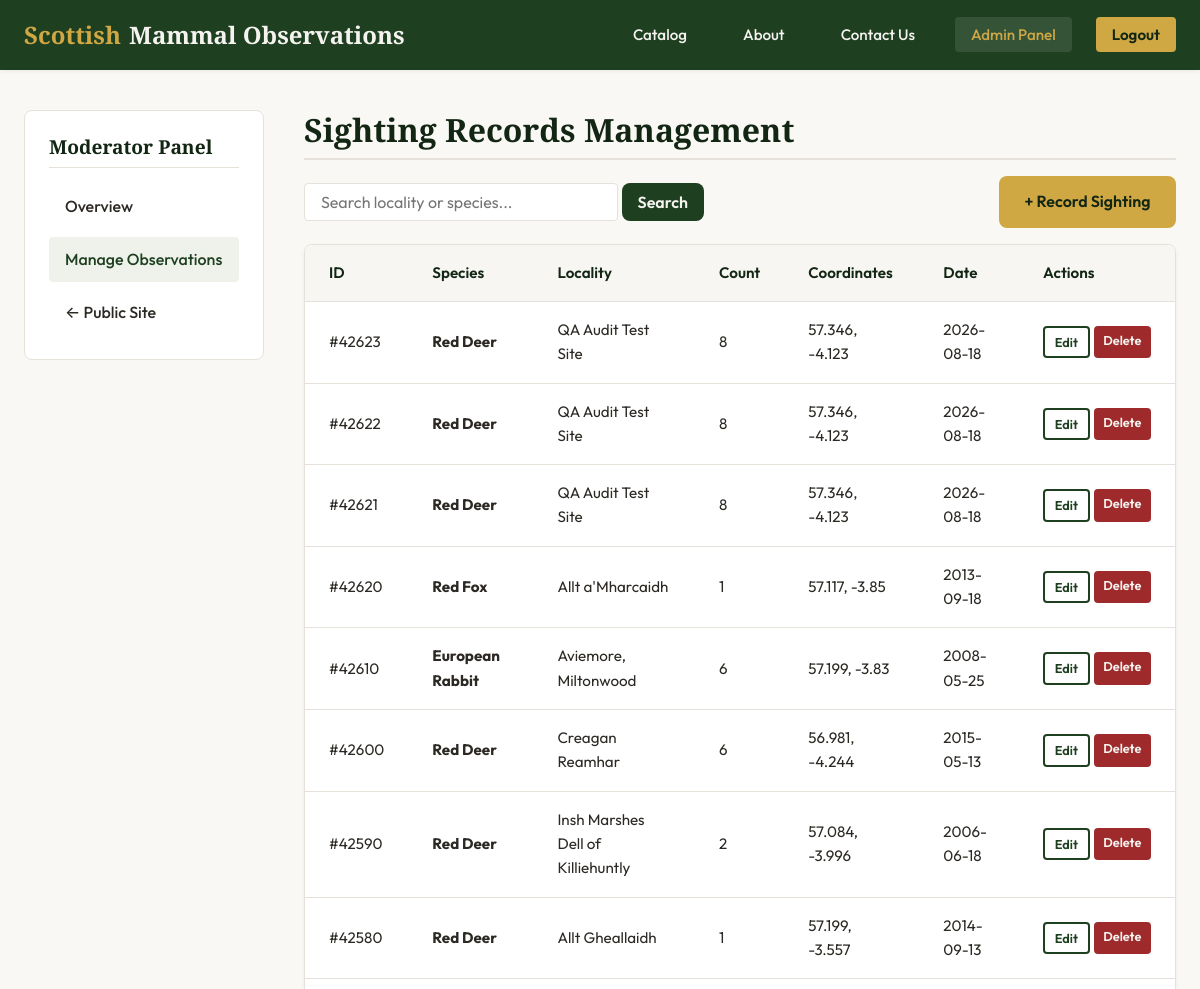
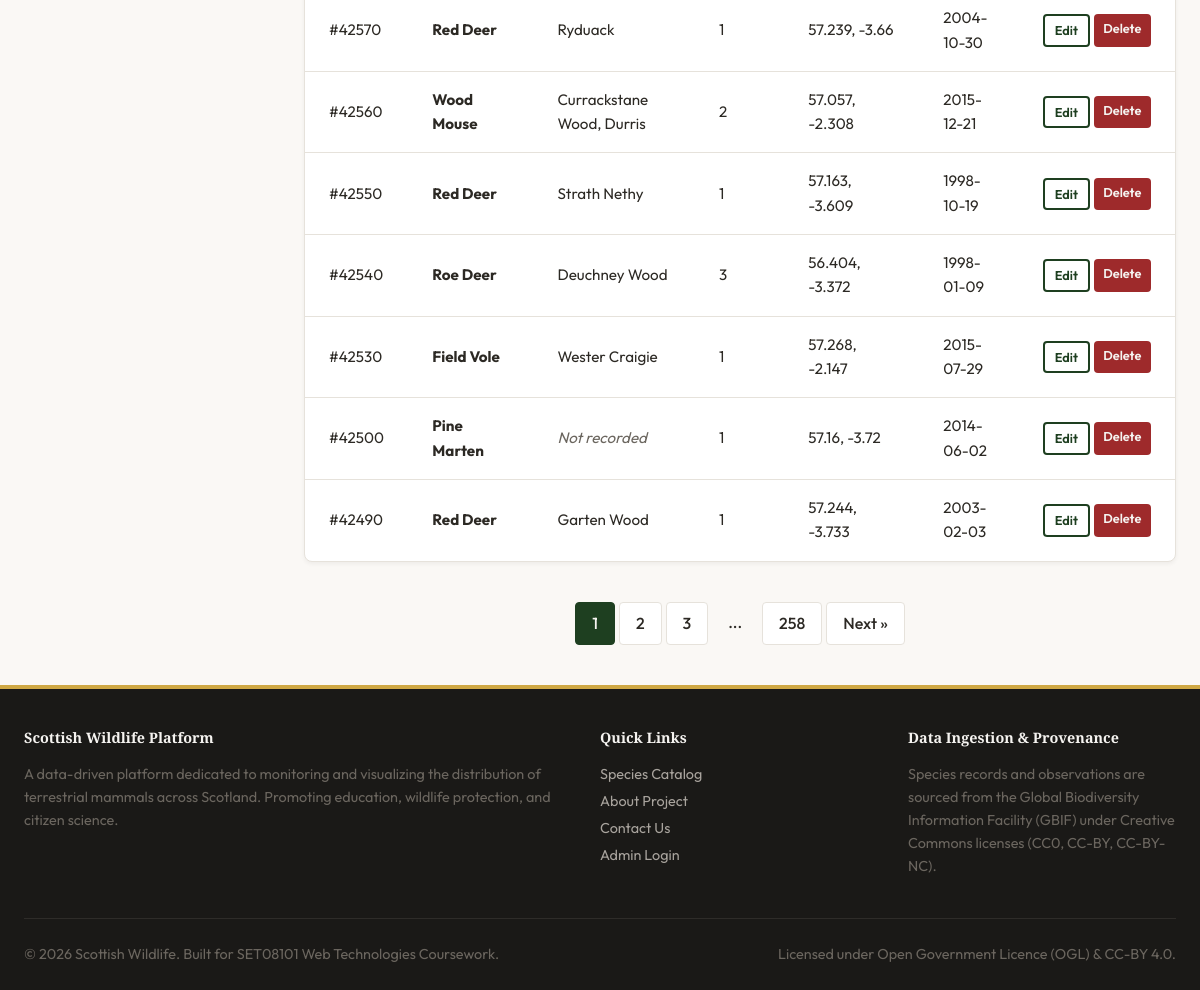
/admin/observations.php (signed in), run on the app's committed database (2 pictures, top to bottom).
### tables this page shows
CREATE TABLE `observations` (
  `id` int NOT NULL AUTO_INCREMENT,
  `locality` varchar(255) DEFAULT NULL COMMENT 'Location name or description',
  `individual_count` int DEFAULT NULL COMMENT 'Number of individuals observed',
  `latitude` decimal(10,6) DEFAULT NULL COMMENT 'Decimal latitude (WGS84)',
  `longitude` decimal(10,6) DEFAULT NULL COMMENT 'Decimal longitude (WGS84)',
  `gbif_species_key` int DEFAULT NULL COMMENT 'GBIF species identifier - foreign key to SPECIES table',
  `observation_date` date DEFAULT NULL,
  PRIMARY KEY (`id`),
  KEY `idx_gbif_key` (`gbif_species_key`),
  KEY `idx_location` (`latitude`,`longitude`),
  CONSTRAINT `fk_species` FOREIGN KEY (`gbif_species_key`) REFERENCES `species` (`gbif_species_key`)
);

CREATE TABLE `species` (
  `gbif_species_key` int NOT NULL COMMENT 'GBIF (Global Biodiversity Information Facility) species identifier',
  `species_name` varchar(100) NOT NULL COMMENT 'Scientific name of the species',
  `common_name` varchar(100) DEFAULT NULL COMMENT 'Common English name',
  `iucn_red_list_category` varchar(10) DEFAULT NULL COMMENT 'IUCN Red List conservation status code',
  `body_mass_kg` decimal(10,3) DEFAULT NULL COMMENT 'Typical body mass in kilograms',
  `dietary_category` varchar(50) DEFAULT NULL COMMENT 'Primary dietary classification (Herbivore, Carnivore, Omnivore, Insectivore, Piscivore)',
  `uk_protection_status` varchar(255) DEFAULT NULL COMMENT 'UK legal protection status and relevant legislation',
  `habitat` varchar(100) DEFAULT NULL COMMENT 'Primary habitat types',
  `image_url` varchar(500) DEFAULT NULL,
  PRIMARY KEY (`gbif_species_key`),
  KEY `idx_species_name` (`species_name`),
  KEY `idx_dietary_category` (`dietary_category`),
  KEY `idx_iucn_category` (`iucn_red_list_category`)
);

### includes/config.php (called while the page is built, shortened)
<?php
function e($string) {
    return htmlspecialchars($string, ENT_QUOTES, 'UTF-8');
}

### admin/observations.php (the view, shortened to what this page needs)
<?php
$pdo = getDbConnection();
$limit = 15;
$page = isset($_GET['page']) && is_numeric($_GET['page']) ? (int)$_GET['page'] : 1;
$offset = ($page - 1) * $limit;
$search = trim($_GET['search'] ?? '');
$params = [];
$countSql = 'SELECT COUNT(*) FROM observations o LEFT JOIN species s ON o.gbif_species_key = s.gbif_species_key';
$countStmt = $pdo->prepare($countSql);
$countStmt->execute($params);
$totalObservations = $countStmt->fetchColumn();
$totalPages = ceil($totalObservations / $limit);
$listSql = '
    SELECT
        o.id,
        o.locality,
        o.individual_count,
        o.latitude,
        o.longitude,
        o.observation_date,
        s.common_name
    FROM observations o
    LEFT JOIN species s ON o.gbif_species_key = s.gbif_species_key
';
$listSql .= ' ORDER BY o.id DESC LIMIT :limit OFFSET :offset';
$listStmt = $pdo->prepare($listSql);
$listStmt->bindValue(':limit', $limit, PDO::PARAM_INT);
$listStmt->bindValue(':offset', $offset, PDO::PARAM_INT);
$listStmt->execute();
$observationsList = $listStmt->fetchAll();
require_once '../includes/header.php';
?>
<div class="admin-layout" style="margin-top: var(--spacing-xl); margin-bottom: var(--spacing-xl);">
    <aside class="admin-sidebar">
        <h3 style="font-size: 1.2rem; border-bottom: 1px solid var(--color-border); padding-bottom: var(--spacing-sm);">Moderator Panel</h3>
        <ul>
            <li><a href="index.php">Overview</a></li>
            <li><a href="observations.php" class="active">Manage Observations</a></li>
            <li><a href="../index.php">&larr; Public Site</a></li>
        </ul>
    </aside>
    <div>
        <h2>Sighting Records Management</h2>
        <div style="display: flex; justify-content: space-between; align-items: center; margin-bottom: var(--spacing-md); flex-wrap: wrap; gap: var(--spacing-sm);">
            <form method="GET" action="observations.php" style="display: flex; gap: var(--spacing-xs); flex-grow: 1; max-width: 400px;">
                <input type="text" name="search" class="form-control" placeholder="Search locality or species..." value="<?php echo e($search); ?>" style="padding: 0.5rem 1rem;">
                <button type="submit" class="btn btn-primary" style="padding: 0.5rem 1rem;">Search</button>
            </form>
            <a href="observations.php?action=add" class="btn btn-accent">+ Record Sighting</a>
        </div>
        <?php if (empty($observationsList)): ?>
            <div class="alert alert-info">No observation records found.</div>
        <?php else: ?>
            <div class="table-responsive">
                <table>
                    <thead>
                        <tr>
                            <th>ID</th>
                            <th>Species</th>
                            <th>Locality</th>
                            <th>Count</th>
                            <th>Coordinates</th>
                            <th>Date</th>
                            <th>Actions</th>
                        </tr>
                    </thead>
                    <tbody>
                        <?php foreach ($observationsList as $obs): ?>
                            <tr>
                                <td>#<?php echo e($obs['id']); ?></td>
                                <td><strong><?php echo e($obs['common_name'] ?: 'Unspecified'); ?></strong></td>
                                <td><?php echo $obs['locality'] ? e($obs['locality']) : '<em style="color: var(--color-text-muted);">Not recorded</em>'; ?></td>
                                <td><?php echo e($obs['individual_count']); ?></td>
                                <td><?php echo $obs['latitude'] !== null ? e(round($obs['latitude'], 3)) . ', ' . e(round($obs['longitude'], 3)) : '<em style="color: var(--color-text-muted);">None</em>'; ?></td>
                                <td><?php echo $obs['observation_date'] ? e($obs['observation_date']) : '<em style="color: var(--color-text-muted);">None</em>'; ?></td>
                                <td>
                                    <div style="display: flex; gap: var(--spacing-xs);">
                                        <a href="observations.php?action=edit&id=<?php echo $obs['id']; ?>" class="btn btn-secondary" style="padding: 0.25rem 0.6rem; font-size: 0.8rem; border-radius: var(--border-radius-sm);">Edit</a>
                                        <a href="observations.php?action=delete&id=<?php echo $obs['id']; ?>&csrf_token=<?php echo $_SESSION['csrf_token']; ?>"
                                           class="btn btn-primary"
                                           style="padding: 0.25rem 0.6rem; font-size: 0.8rem; border-radius: var(--border-radius-sm); background-color: var(--color-error); border: none;"
                                           onclick="return confirm('Are you sure you want to delete sighting #<?php echo $obs['id']; ?>?');">Delete</a>
                                    </div>
                                </td>
                            </tr>
                        <?php endforeach; ?>
                    </tbody>
                </table>
            </div>
            <?php if ($totalPages > 1): ?>
                <div class="pagination">
                    <?php
                    $startPage = max(1, $page - 2);
                    $endPage = min($totalPages, $page + 2);
                    for ($i = $startPage; $i <= $endPage; $i++) {
                        $activeClass = $i === $page ? 'active' : '';
                        echo '<a href="observations.php?page='.$i.($search !== '' ? '&search='.urlencode($search) : '').'" class="pagination-link '.$activeClass.'">'.$i.'</a>';
                    }
                    if ($endPage < $totalPages) {
                        if ($endPage < $totalPages - 1) echo '<span class="pagination-link" style="border:none;background:none;cursor:default;">...</span>';
                        echo '<a href="observations.php?page='.$totalPages.($search !== '' ? '&search='.urlencode($search) : '').'" class="pagination-link">'.$totalPages.'</a>';
                    }
                    ?>
                    <?php if ($page < $totalPages): ?>
                        <a href="observations.php?page=<?php echo $page + 1; ?><?php echo $search !== '' ? '&search='.urlencode($search) : ''; ?>" class="pagination-link">Next &raquo;</a>
                    <?php endif; ?>
                </div>
            <?php endif; ?>
        <?php endif; ?>
    </div>
</div>
<?php require_once '../includes/footer.php'; ?>

### css/style.css (style rules this page uses)
:root { --color-primary: #1e3f20; --color-primary-hsl: 123, 35%, 18%; --color-primary-light: #2c592f; --color-primary-dark: #122613; --color-secondary: #4a703c; --color-secondary-hsl: 103, 30%, 34%; --color-secondary-light: #608e50; --color-accent: #cfa844; --color-accent-hsl: 44, 59%, 54%; --color-accent-dark: #b8912e; --color-bg-light: #faf8f5; --color-bg-card: #ffffff; --color-bg-dark: #1a1917; --color-text-dark: #2c2924; --color-text-muted: #6b665f; --color-text-light: #f5f3f0; --color-border: #e6e2db; --color-error: #9e2a2b; --color-success: #2a7b4c; --font-heading: 'Playfair Display', Georgia, serif; --font-body: 'Outfit', -apple-system, BlinkMacSystemFont, 'Segoe UI', Roboto, sans-serif; --spacing-xs: 0.25rem; --spacing-sm: 0.5rem; --spacing-md: 1rem; --spacing-lg: 1.5rem; --spacing-xl: 2.5rem; --spacing-xxl: 4rem; --container-max-width: 1200px; --border-radius-sm: 4px; --border-radius-md: 8px; --border-radius-lg: 16px; --shadow-sm: 0 2px 4px rgba(26, 25, 23, 0.05); --shadow-md: 0 8px 16px rgba(26, 25, 23, 0.06); --shadow-lg: 0 16px 32px rgba(26, 25, 23, 0.08); --transition-fast: 0.2s ease; --transition-normal: 0.3s ease; }
body { margin: 0; padding: 0; background-color: var(--color-bg-light); color: var(--color-text-dark); font-family: var(--font-body); font-size: 1rem; line-height: 1.6; display: flex; flex-direction: column; min-height: 100vh; }
h1, h2, h3, h4, h5, h6 { font-family: var(--font-heading); color: var(--color-primary-dark); line-height: 1.25; margin-top: 0; margin-bottom: var(--spacing-md); font-weight: 700; }
h2 { font-size: 2rem; border-bottom: 2px solid var(--color-border); padding-bottom: var(--spacing-sm); }
h3 { font-size: 1.5rem; }
a { color: var(--color-primary); text-decoration: none; transition: color var(--transition-fast); }
.btn { display: inline-block; padding: 0.8rem 1.6rem; font-size: 1rem; font-weight: 600; text-align: center; border-radius: var(--border-radius-md); cursor: pointer; transition: all var(--transition-fast); border: none; font-family: var(--font-body); }
.btn-primary { background-color: var(--color-primary); color: var(--color-text-light); }
.btn-accent { background-color: var(--color-accent); color: var(--color-primary-dark); }
.btn-secondary { background-color: transparent; color: var(--color-primary); border: 2px solid var(--color-primary); }
.form-control { width: 100%; padding: 0.75rem 1rem; font-family: var(--font-body); font-size: 1rem; border: 1px solid var(--color-border); border-radius: var(--border-radius-sm); background-color: #ffffff; color: var(--color-text-dark); transition: border-color var(--transition-fast), box-shadow var(--transition-fast); }
.table-responsive { overflow-x: auto; background-color: var(--color-bg-card); border-radius: var(--border-radius-md); border: 1px solid var(--color-border); box-shadow: var(--shadow-sm); margin-bottom: var(--spacing-xl); }
table { width: 100%; border-collapse: collapse; text-align: left; font-size: 0.95rem; }
th, td { padding: var(--spacing-md) var(--spacing-lg); border-bottom: 1px solid var(--color-border); }
th { background-color: #f7f6f3; font-weight: 600; color: var(--color-primary-dark); }
tr:last-child td { border-bottom: none; }
.pagination { display: flex; justify-content: center; gap: var(--spacing-xs); margin-top: var(--spacing-xl); }
.pagination-link { padding: var(--spacing-sm) var(--spacing-md); border: 1px solid var(--color-border); background-color: #ffffff; border-radius: var(--border-radius-sm); color: var(--color-text-dark); font-weight: 500; }
.pagination-link:hover, .pagination-link.active { background-color: var(--color-primary); color: var(--color-text-light); border-color: var(--color-primary); }
.admin-layout { display: grid; grid-template-columns: 240px 1fr; gap: var(--spacing-xl); }
.admin-sidebar { background-color: #ffffff; border-radius: var(--border-radius-md); border: 1px solid var(--color-border); padding: var(--spacing-lg); height: fit-content; }
.admin-sidebar ul { list-style: none; padding: 0; margin: 0; display: flex; flex-direction: column; gap: var(--spacing-sm); }
.admin-sidebar a { display: block; padding: 0.6rem 1rem; border-radius: var(--border-radius-sm); font-weight: 500; color: var(--color-text-dark); }
.admin-sidebar a:hover, .admin-sidebar a.active { background-color: #eef2eb; color: var(--color-primary); }

### data on the page
observations: id "42623", gbif_species_key.common_name "Red Deer", locality "QA Audit Test Site", individual_count "8", latitude "57.346", longitude "-4.123", observation_date "2026-08-18"
observations: id "42622", gbif_species_key.common_name "Red Deer", locality "QA Audit Test Site", individual_count "8", latitude "57.346", longitude "-4.123", observation_date "2026-08-18"
observations: id "42621", gbif_species_key.common_name "Red Deer", locality "QA Audit Test Site", individual_count "8", latitude "57.346", longitude "-4.123", observation_date "2026-08-18"
observations: id "42620", gbif_species_key.common_name "Red Fox", locality "Allt a'Mharcaidh", individual_count "1", latitude "57.117", longitude "-3.85", observation_date "2013-09-18"
observations: id "42610", gbif_species_key.common_name "European Rabbit", locality "Aviemore, Miltonwood", individual_count "6", latitude "57.199", longitude "-3.83", observation_date "2008-05-25"
observations: id "42600", gbif_species_key.common_name "Red Deer", locality "Creagan Reamhar", individual_count "6", latitude "56.981", longitude "-4.244", observation_date "2015-05-13"
observations: id "42590", gbif_species_key.common_name "Red Deer", locality "Insh Marshes Dell of Killiehuntly", individual_count "2", latitude "57.084", longitude "-3.996", observation_date "2006-06-18"
observations: id "42580", gbif_species_key.common_name "Red Deer", locality "Allt Gheallaidh", individual_count "1", latitude "57.199", longitude "-3.557", observation_date "2014-09-13"
observations: id "42570", gbif_species_key.common_name "Red Deer", locality "Ryduack", individual_count "1", latitude "57.239", longitude "-3.66", observation_date "2004-10-30"
observations: id "42560", gbif_species_key.common_name "Wood Mouse", locality "Currackstane Wood, Durris", individual_count "2", latitude "57.057", longitude "-2.308", observation_date "2015-12-21"
observations: id "42550", gbif_species_key.common_name "Red Deer", locality "Strath Nethy", individual_count "1", latitude "57.163", longitude "-3.609", observation_date "1998-10-19"
observations: id "42540", gbif_species_key.common_name "Roe Deer", locality "Deuchney Wood", individual_count "3", latitude "56.404", longitude "-3.372", observation_date "1998-01-09"
observations: id "42530", gbif_species_key.common_name "Field Vole", locality "Wester Craigie", individual_count "1", latitude "57.268", longitude "-2.147", observation_date "2015-07-29"
observations: id "42500", gbif_species_key.common_name "Pine Marten", shows "Not recorded", individual_count "1", latitude "57.16", longitude "-3.72", observation_date "2014-06-02"
observations: id "42490", gbif_species_key.common_name "Red Deer", locality "Garten Wood", individual_count "1", latitude "57.244", longitude "-3.733", observation_date "2003-02-03"

### other printed values
$totalPages "258"
